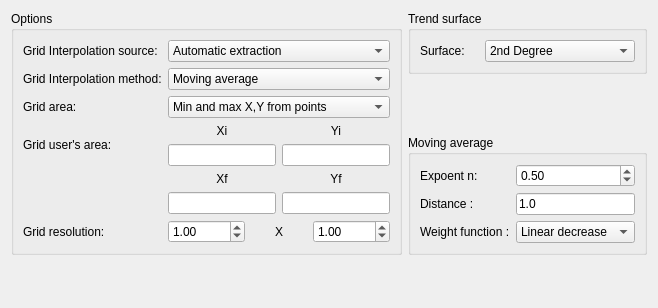
     <widget class="QWidget" name="tab_4">
      <attribute name="title">
       <string>Interpolation</string>
      </attribute>
      <layout class="QGridLayout" name="gridLayout_15">
       <item row="0" column="0">
        <layout class="QHBoxLayout" name="horizontalLayout_21">
         <item>
          <widget class="QGroupBox" name="groupBox_6">
           <property name="title">
            <string>Options</string>
           </property>
           <layout class="QGridLayout" name="gridLayout_12">
            <item row="0" column="0">
             <widget class="QLabel" name="label_27">
              <property name="text">
               <string>Grid Interpolation source:</string>
              </property>
             </widget>
            </item>
            <item row="0" column="1">
             <widget class="QComboBox" name="comboBox0">
              <property name="currentIndex">
               <number>0</number>
              </property>
              <item>
               <property name="text">
                <string>Automatic extraction</string>
               </property>
              </item>
              <item>
               <property name="text">
                <string>Manual extraction</string>
               </property>
              </item>
              <item>
               <property name="text">
                <string>Both</string>
               </property>
              </item>
             </widget>
            </item>
            <item row="1" column="0">
             <widget class="QLabel" name="label_23">
              <property name="text">
               <string>Grid Interpolation method:</string>
              </property>
             </widget>
            </item>
            <item row="1" column="1">
             <widget class="QComboBox" name="comboBox1">
              <property name="currentIndex">
               <number>0</number>
              </property>
              <item>
               <property name="text">
                <string>Moving average</string>
               </property>
              </item>
              <item>
               <property name="text">
                <string>Moving surface</string>
               </property>
              </item>
              <item>
               <property name="text">
                <string>Trend surface</string>
               </property>
              </item>
              <item>
               <property name="text">
                <string>Nearest point</string>
               </property>
              </item>
             </widget>
            </item>
            <item row="2" column="0">
             <widget class="QLabel" name="label_38">
              <property name="text">
               <string>Grid area:</string>
              </property>
             </widget>
            </item>
            <item row="2" column="1">
             <widget class="QComboBox" name="comboBox2_2">
              <item>
               <property name="text">
                <string>Min and max X,Y from points</string>
               </property>
              </item>
              <item>
               <property name="text">
                <string>User defined</string>
               </property>
              </item>
             </widget>
            </item>
            <item row="3" column="0">
             <widget class="QLabel" name="label_52">
              <property name="text">
               <string>Grid user's area:</string>
              </property>
             </widget>
            </item>
            <item row="3" column="1">
             <layout class="QHBoxLayout" name="horizontalLayout_19">
              <item>
               <layout class="QVBoxLayout" name="verticalLayout_4">
                <item>
                 <widget class="QLabel" name="label_53">
                  <property name="text">
                   <string>Xi</string>
                  </property>
                  <property name="alignment">
                   <set>Qt::AlignCenter</set>
                  </property>
                 </widget>
                </item>
                <item>
                 <widget class="QLineEdit" name="XilineEdit"/>
                </item>
               </layout>
              </item>
              <item>
               <layout class="QVBoxLayout" name="verticalLayout_5">
                <item>
                 <widget class="QLabel" name="label_54">
                  <property name="text">
                   <string>Yi</string>
                  </property>
                  <property name="alignment">
                   <set>Qt::AlignCenter</set>
                  </property>
                 </widget>
                </item>
                <item>
                 <widget class="QLineEdit" name="YilineEdit"/>
                </item>
               </layout>
              </item>
             </layout>
            </item>
            <item row="4" column="1">
             <layout class="QHBoxLayout" name="horizontalLayout_20">
              <item>
               <layout class="QVBoxLayout" name="verticalLayout_7">
                <item>
                 <widget class="QLabel" name="label_56">
                  <property name="text">
                   <string>Xf</string>
                  </property>
                  <property name="alignment">
                   <set>Qt::AlignCenter</set>
                  </property>
                 </widget>
                </item>
                <item>
                 <widget class="QLineEdit" name="XflineEdit"/>
                </item>
               </layout>
              </item>
              <item>
               <layout class="QVBoxLayout" name="verticalLayout_6">
                <item>
                 <widget class="QLabel" name="label_55">
                  <property name="text">
                   <string>Yf</string>
                  </property>
                  <property name="alignment">
                   <set>Qt::AlignCenter</set>
                  </property>
                 </widget>
                </item>
                <item>
                 <widget class="QLineEdit" name="YflineEdit"/>
                </item>
               </layout>
              </item>
             </layout>
            </item>
            <item row="5" column="0">
             <widget class="QLabel" name="label_16">
              <property name="text">
               <string>Grid resolution:</string>
              </property>
             </widget>
            </item>
            <item row="5" column="1">
             <layout class="QHBoxLayout" name="horizontalLayout_2">
              <item>
               <widget class="QDoubleSpinBox" name="doubleSpinBox_8">
                <property name="minimum">
                 <double>0.100000000000000</double>
                </property>
                <property name="maximum">
                 <double>10000.000000000000000</double>
                </property>
                <property name="value">
                 <double>1.000000000000000</double>
                </property>
               </widget>
              </item>
              <item>
               <widget class="QLabel" name="label_17">
                <property name="text">
                 <string>X</string>
                </property>
                <property name="alignment">
                 <set>Qt::AlignCenter</set>
                </property>
               </widget>
              </item>
              <item>
               <widget class="QDoubleSpinBox" name="doubleSpinBox_9">
                <property name="minimum">
                 <double>0.100000000000000</double>
                </property>
                <property name="maximum">
                 <double>10000.000000000000000</double>
                </property>
                <property name="value">
                 <double>1.000000000000000</double>
                </property>
               </widget>
              </item>
             </layout>
            </item>
           </layout>
          </widget>
         </item>
         <item>
          <layout class="QVBoxLayout" name="verticalLayout_8">
           <item>
            <widget class="QGroupBox" name="groupBox_5">
             <property name="title">
              <string>Trend surface</string>
             </property>
             <layout class="QGridLayout" name="gridLayout_11">
              <item row="0" column="0">
               <widget class="QLabel" name="label_24">
                <property name="text">
                 <string>Surface:</string>
                </property>
               </widget>
              </item>
              <item row="0" column="1">
               <widget class="QComboBox" name="comboBox6">
                <property name="currentIndex">
                 <number>3</number>
                </property>
                <item>
                 <property name="text">
                  <string>Plane</string>
                 </property>
                </item>
                <item>
                 <property name="text">
                  <string>2nd Degree Linear</string>
                 </property>
                </item>
                <item>
                 <property name="text">
                  <string>2nd Degree Parabolic</string>
                 </property>
                </item>
                <item>
                 <property name="text">
                  <string>2nd Degree</string>
                 </property>
                </item>
                <item>
                 <property name="text">
                  <string>3rd Degree</string>
                 </property>
                </item>
               </widget>
              </item>
             </layout>
            </widget>
           </item>
           <item>
            <spacer name="verticalSpacer_3">
             <property name="orientation">
              <enum>Qt::Vertical</enum>
             </property>
             <property name="sizeHint" stdset="0">
              <size>
               <width>88</width>
               <height>17</height>
              </size>
             </property>
            </spacer>
           </item>
           <item>
            <widget class="QGroupBox" name="groupBox_4">
             <property name="title">
              <string>Moving average</string>
             </property>
             <layout class="QGridLayout" name="gridLayout_7">
              <item row="0" column="0">
               <widget class="QLabel" name="label_26">
                <property name="text">
                 <string>Expoent n:</string>
                </property>
               </widget>
              </item>
              <item row="0" column="1">
               <widget class="QDoubleSpinBox" name="doubleSpinBox15">
                <property name="minimum">
                 <double>0.010000000000000</double>
                </property>
                <property name="maximum">
                 <double>100.000000000000000</double>
                </property>
                <property name="singleStep">
                 <double>0.100000000000000</double>
                </property>
                <property name="value">
                 <double>0.500000000000000</double>
                </property>
               </widget>
              </item>
              <item row="1" column="0">
               <widget class="QLabel" name="label_25">
                <property name="text">
                 <string>Distance :</string>
                </property>
               </widget>
              </item>
              <item row="1" column="1">
               <widget class="QLineEdit" name="lineEdit1">
                <property name="text">
                 <string>1.0</string>
                </property>
               </widget>
              </item>
              <item row="2" column="0">
               <widget class="QLabel" name="label_28">
                <property name="text">
                 <string>Weight function :</string>
                </property>
               </widget>
              </item>
              <item row="2" column="1">
               <widget class="QComboBox" name="comboBox7">
                <property name="currentIndex">
                 <number>1</number>
                </property>
                <item>
                 <property name="text">
                  <string>Invert distance</string>
                 </property>
                </item>
                <item>
                 <property name="text">
                  <string>Linear decrease</string>
                 </property>
                </item>
               </widget>
              </item>
             </layout>
            </widget>
           </item>
          </layout>
         </item>
        </layout>
       </item>
       <item row="1" column="0">
        <spacer name="verticalSpacer_10">
         <property name="orientation">
          <enum>Qt::Vertical</enum>
         </property>
         <property name="sizeHint" stdset="0">
          <size>
           <width>88</width>
           <height>42</height>
          </size>
         </property>
        </spacer>
       </item>
      </layout>
     </widget>
